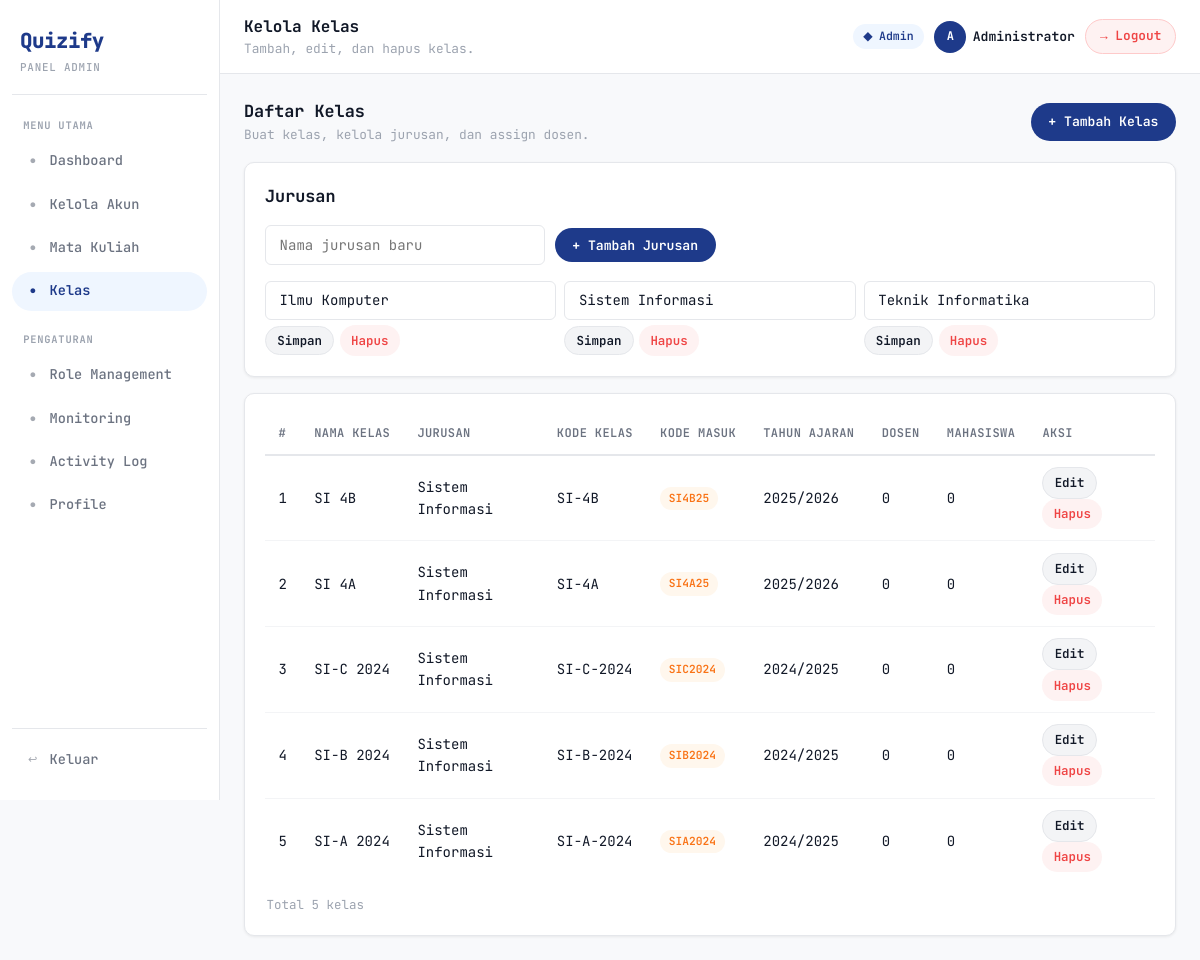
The app's page /index.php?page=kelas (signed in) with its own data.
### tables this page shows
CREATE TABLE `jurusan` (
  `id` int NOT NULL,
  `nama` varchar(100) NOT NULL,
  `created_at` timestamp NULL DEFAULT CURRENT_TIMESTAMP
);

CREATE TABLE `kelas` (
  `id` int NOT NULL,
  `nama` varchar(50) NOT NULL,
  `jurusan` varchar(100) DEFAULT NULL,
  `jurusan_id` int DEFAULT NULL,
  `kode_kelas` varchar(50) DEFAULT NULL,
  `tahun_ajaran` varchar(20) DEFAULT NULL,
  `created_at` timestamp NULL DEFAULT CURRENT_TIMESTAMP,
  `updated_at` timestamp NULL DEFAULT NULL ON UPDATE CURRENT_TIMESTAMP,
  `invite_code` varchar(20) DEFAULT NULL,
  `deskripsi` text
);

### app/controllers/admin/KelasController.php (called while the page is built, shortened)
<?php
require_once 'app/models/KelasModel.php';
class KelasController
{
    private $model;
    public function __construct()
    {
        $this->model = new KelasModel();
    }
    public function index()
    {
        $kelas = $this->model->getAll();
        $jurusan = $this->model->getJurusanList();
        require 'app/views/admin/kelas/index.php';
    }
}

### app/core/Router.php (called while the page is built, shortened)
<?php
class Router
{
    public function dispatch($page, $action)
    {
        [$file, $class, $defaultMethod, $role] = $this->routes[$page];
        $controller = new $class();
        $method = $defaultMethod ?: $this->sanitizeAction($action);
        $controller->$method();
    }
    private function sanitizeAction($action)
    {
        return $action;
    }
}

### index.php (called while the page is built, shortened)
<?php
require_once APP_ROOT . '/app/core/Router.php';
$page = $_GET['page'] ?? null;
$action = $_GET['action'] ?? 'index';
(new Router())->dispatch($page, $action);

### config/database.php (called while the page is built, shortened)
<?php
function getDB()
{
    static $pdo = null;
    if ($pdo === null) {
        try {
            $dsn = "mysql:host=" . DB_HOST . ";port=" . DB_PORT . ";dbname=" . DB_NAME . ";charset=" . DB_CHARSET;
            $pdo = new PDO($dsn, DB_USER, DB_PASS);
            $pdo->setAttribute(PDO::ATTR_ERRMODE, PDO::ERRMODE_EXCEPTION);
            $pdo->setAttribute(PDO::ATTR_DEFAULT_FETCH_MODE, PDO::FETCH_ASSOC);
        } catch (PDOException $e) {
            die('<div style="font-family:sans-serif;padding:2rem;color:#dc2626;">
                <strong>Koneksi Database Gagal</strong><br>
                Pastikan MySQL berjalan dan konfigurasi di config/database.php sudah benar.<br>
                Error: ' . $e->getMessage() . '
            </div>');
        }
    }
    return $pdo;
}

### app/models/KelasModel.php (called while the page is built, shortened)
<?php
require_once __DIR__ . '/../../config/database.php';
class KelasModel
{
    private $db;
    public function __construct()
    {
        $this->db = getDB();
        $this->ensureSchema();
    }
    public function getAll()
    {
        $stmt = $this->db->query(
            'SELECT
                k.id,
                k.nama,
                k.tahun_ajaran,
                k.invite_code,
                k.jurusan_id,
                COALESCE(j.nama, k.jurusan) AS jurusan,
                k.kode_kelas,
                k.deskripsi,
                COUNT(DISTINCT dk.dosen_id) AS jumlah_dosen,
                COUNT(DISTINCT mk.mahasiswa_id) AS jumlah_mahasiswa
             FROM kelas k
             LEFT JOIN jurusan j ON j.id = k.jurusan_id
             LEFT JOIN dosen_kelas dk ON dk.kelas_id = k.id
             LEFT JOIN mahasiswa_kelas mk ON mk.kelas_id = k.id
             GROUP BY k.id, k.nama, k.tahun_ajaran, k.invite_code, k.jurusan_id, j.nama, k.jurusan, k.kode_kelas, k.deskripsi
             ORDER BY k.id DESC'
        );
        return $stmt->fetchAll();
    }
    public function getJurusanList()
    {
        return $this->db->query('SELECT id, nama FROM jurusan ORDER BY nama ASC')->fetchAll();
    }
    private function ensureSchema()
    {
        foreach ([
            'jurusan' => 'VARCHAR(100) NULL',
            'jurusan_id' => 'INT NULL',
            'kode_kelas' => 'VARCHAR(50) NULL',
            'deskripsi' => 'TEXT NULL',
            'updated_at' => 'TIMESTAMP NULL DEFAULT NULL ON UPDATE CURRENT_TIMESTAMP',
        ] as $column => $definition) {
            $stmt = $this->db->prepare('SHOW COLUMNS FROM kelas LIKE :column_name');
            $stmt->execute(['column_name' => $column]);
        }
        $this->db->exec(
            'CREATE TABLE IF NOT EXISTS jurusan (
                id INT NOT NULL AUTO_INCREMENT,
                nama VARCHAR(100) NOT NULL,
                created_at TIMESTAMP NULL DEFAULT CURRENT_TIMESTAMP,
                PRIMARY KEY (id),
                UNIQUE KEY unique_jurusan_nama (nama)
            ) ENGINE=InnoDB DEFAULT CHARSET=utf8mb4 COLLATE=utf8mb4_unicode_ci'
        );
        foreach (['Sistem Informasi', 'Teknik Informatika', 'Ilmu Komputer'] as $nama) {
            $stmt = $this->db->prepare('INSERT IGNORE INTO jurusan (nama) VALUES (:nama)');
            $stmt->execute(['nama' => $nama]);
        }
        $this->db->exec(
            'UPDATE kelas k
             JOIN jurusan j ON j.nama = k.jurusan
             SET k.jurusan_id = j.id
             WHERE k.jurusan_id IS NULL AND k.jurusan IS NOT NULL'
        );
    }
}

### app/views/admin/kelas/index.php (the view, shortened to what this page needs)
<?php
require 'app/views/layouts/header.php';
require 'app/views/layouts/sidebar.php';
?>
<main class="main">
    <?php require 'app/views/layouts/topbar.php'; ?>
    <section class="page-content">
        <div class="section-header">
            <div>
                <h2>Daftar Kelas</h2>
                <p class="text-muted">Buat kelas, kelola jurusan, dan assign dosen.</p>
            </div>
            <a href="index.php?page=kelas&action=tambah" class="btn btn-primary">&#43; Tambah Kelas</a>
        </div>
        <div class="card" style="margin-bottom:1rem;">
            <div class="section-header" style="margin-bottom:1rem;">
                <h2>Jurusan</h2>
            </div>
            <form method="POST" action="index.php?page=kelas&action=tambahJurusan" class="filter-row" style="margin-bottom:1rem;">
                <input type="text" name="nama_jurusan" class="form-control" placeholder="Nama jurusan baru" style="max-width:280px;" required>
                <button type="submit" class="btn btn-primary">&#43; Tambah Jurusan</button>
            </form>
            <div style="display:grid;grid-template-columns:repeat(auto-fit,minmax(240px,1fr));gap:0.5rem;">
                <?php foreach ($jurusan as $j): ?>
                    <form method="POST" action="index.php?page=kelas&action=editJurusan" class="filter-row" style="gap:0.35rem;">
                        <input type="text" name="nama_jurusan" class="form-control" value="<?= htmlspecialchars($j['nama']) ?>" required>
                        <button type="submit" class="btn btn-secondary btn-sm">Simpan</button>
                        <a href="index.php?page=kelas&action=hapusJurusan&id=<?= urlencode($j['id']) ?>" class="btn btn-danger btn-sm">Hapus</a>
                    </form>
                <?php endforeach; ?>
            </div>
        </div>
        <div class="card">
            <table class="table">
                <thead>
                    <tr>
                        <th>#</th>
                        <th>Nama Kelas</th>
                        <th>Jurusan</th>
                        <th>Kode Kelas</th>
                        <th>Kode Masuk</th>
                        <th>Tahun Ajaran</th>
                        <th>Dosen</th>
                        <th>Mahasiswa</th>
                        <th>Aksi</th>
                    </tr>
                </thead>
                <tbody>
                    <?php if (!empty($kelas)): ?>
                        <?php $no = 1;
                        foreach ($kelas as $kls): ?>
                            <tr>
                                <td><?= $no++ ?></td>
                                <td><?= htmlspecialchars($kls['nama']) ?></td>
                                <td><?= htmlspecialchars($kls['jurusan'] ?? '-') ?></td>
                                <td><?= htmlspecialchars($kls['kode_kelas'] ?? '-') ?></td>
                                <td><span class="badge badge-orange"><?= htmlspecialchars($kls['invite_code'] ?? '-') ?></span></td>
                                <td><?= htmlspecialchars($kls['tahun_ajaran'] ?? '-') ?></td>
                                <td><?= (int) ($kls['jumlah_dosen'] ?? 0) ?></td>
                                <td><?= (int) ($kls['jumlah_mahasiswa'] ?? 0) ?></td>
                                <td>
                                    <a href="index.php?page=kelas&action=edit&id=<?= $kls['id'] ?>"
                                        class="btn btn-secondary btn-sm">Edit</a>
                                    <a href="index.php?page=kelas&action=hapus&id=<?= $kls['id'] ?>"
                                        class="btn btn-danger btn-sm"
                                        onclick="return konfirmasiHapus('<?= htmlspecialchars($kls['nama']) ?>')">Hapus</a>
                                </td>
                            </tr>
                        <?php endforeach; ?>
                    <?php else: ?>
                        <tr>
                            <td colspan="9" class="text-center text-muted">Belum ada kelas.</td>
                        </tr>
                    <?php endif; ?>
                </tbody>
            </table>
            <div class="table-info">Total <?= count($kelas) ?> kelas</div>
        </div>
    </section>
    <?php require 'app/views/layouts/footer.php'; ?>

### public/css/style.css (style rules this page uses)
*, *::before, *::after { margin: 0; padding: 0; box-sizing: border-box; }
:root { --primary: #1E3A8A; --primary-light: #EFF6FF; --accent: #3B82F6; --accent-light: #DBEAFE; --orange: #F97316; --orange-light: #FFF7ED; --green: #22C55E; --green-light: #F0FDF4; --red: #EF4444; --red-light: #FEF2F2; --yellow: #F59E0B; --yellow-light: #FFFBEB; --purple: #8B5CF6; --purple-light: #F5F3FF; --white: #FFFFFF; --bg: #F8F9FB; --black: #111827; --gray-100: #F3F4F6; --gray-200: #E5E7EB; --gray-400: #9CA3AF; --gray-600: #6B7280; --radius: 10px; --radius-sm: 6px; --shadow: 0 1px 3px rgba(0, 0, 0, 0.07); --shadow-md: 0 4px 16px rgba(0, 0, 0, 0.08); --font: 'JetBrains Mono', monospace; }
html { scroll-behavior: smooth; }
body { font-family: var(--font); background: var(--bg); color: var(--black); line-height: 1.6; min-height: 100vh; -webkit-font-smoothing: antialiased; }
a { text-decoration: none; color: inherit; }
button { border-radius: 999px; }
h2 { font-size: 1.05rem; font-weight: 700; }
p { font-size: 0.875rem; }
.text-muted { color: var(--gray-400); font-size: 0.8rem; }
.btn { display: inline-flex; align-items: center; justify-content: center; gap: 0.35rem; padding: 0.55rem 1.1rem; border: none; border-radius: 999px; font-family: var(--font); font-size: 0.82rem; font-weight: 600; cursor: pointer; transition: opacity 0.15s; text-decoration: none; }
.btn-primary { background: var(--primary); color: white; }
.btn-secondary { background: var(--gray-100); color: var(--black); border: 1px solid var(--gray-200); }
.btn-danger { background: var(--red-light); color: var(--red); }
.btn-sm { padding: 0.32rem 0.7rem; font-size: 0.78rem; }
.badge { display: inline-flex; align-items: center; padding: 0.18rem 0.55rem; border-radius: 20px; font-size: 0.7rem; font-weight: 600; }
.badge-orange { background: var(--orange-light); color: var(--orange); }
.card { background: var(--white); border: 1px solid var(--gray-200); border-radius: var(--radius); padding: 1.25rem; box-shadow: var(--shadow); }
.form-control { padding: 0.6rem 0.85rem; border: 1.5px solid var(--gray-200); border-radius: var(--radius-sm); font-family: var(--font); font-size: 0.875rem; background: var(--white); color: var(--black); outline: none; transition: border-color 0.15s, box-shadow 0.15s; width: 100%; }

### public/css/admin.css (style rules this page uses)
.main { display: flex; flex-direction: column; min-height: 100vh; overflow: hidden; }
.page-content { padding: 1.5rem; flex: 1; }
.section-header { display: flex; align-items: center; justify-content: space-between; margin-bottom: 1rem; }
.table { width: 100%; border-collapse: collapse; font-size: 0.875rem; }
.table thead tr { border-bottom: 2px solid var(--gray-200); }
.table th { text-align: left; padding: 0.65rem 0.85rem; font-size: 0.75rem; font-weight: 600; color: var(--gray-600); text-transform: uppercase; letter-spacing: 0.4px; white-space: nowrap; }
.table td { padding: 0.7rem 0.85rem; border-bottom: 1px solid var(--gray-100); vertical-align: middle; }
.table tbody tr:last-child td { border-bottom: none; }
.table-info { margin-top: 0.75rem; font-size: 0.78rem; color: var(--gray-400); padding: 0 0.1rem; }
.filter-row { display: flex; align-items: center; gap: 0.6rem; flex-wrap: wrap; }

### records on screen
jurusan: nama_jurusan "Ilmu Komputer"
jurusan: nama_jurusan "Sistem Informasi"
jurusan: nama_jurusan "Teknik Informatika"
kelas: nama "SI 4B", jurusan "Sistem Informasi", kode_kelas "SI-4B", invite_code "SI4B25", tahun_ajaran "2025/2026", jumlah_dosen "0", jumlah_mahasiswa "0"
kelas: nama "SI 4A", jurusan "Sistem Informasi", kode_kelas "SI-4A", invite_code "SI4A25", tahun_ajaran "2025/2026", jumlah_dosen "0", jumlah_mahasiswa "0"
kelas: nama "SI-C 2024", jurusan "Sistem Informasi", kode_kelas "SI-C-2024", invite_code "SIC2024", tahun_ajaran "2024/2025", jumlah_dosen "0", jumlah_mahasiswa "0"
kelas: nama "SI-B 2024", jurusan "Sistem Informasi", kode_kelas "SI-B-2024", invite_code "SIB2024", tahun_ajaran "2024/2025", jumlah_dosen "0", jumlah_mahasiswa "0"
kelas: nama "SI-A 2024", jurusan "Sistem Informasi", kode_kelas "SI-A-2024", invite_code "SIA2024", tahun_ajaran "2024/2025", jumlah_dosen "0", jumlah_mahasiswa "0"

### other values on screen
$pageTitle "Kelola Kelas"
$pageSubtitle "Tambah, edit, dan hapus kelas."
$initials "A"
$adminNama "Administrator"
count($kelas) "5"
